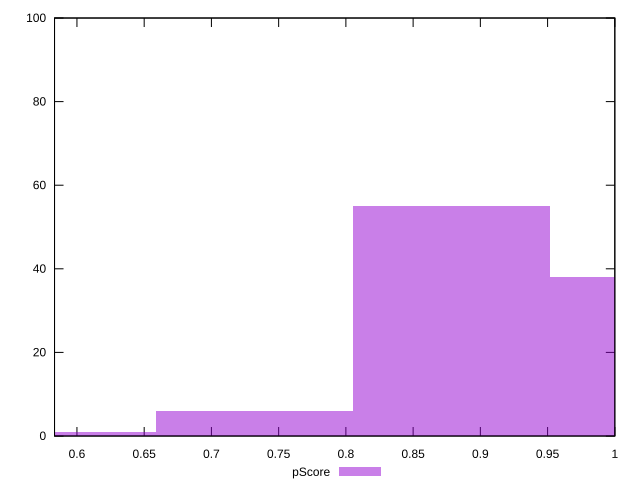

gnuplot code for this plot:
reset

$pScore <<EOF
0.5858329461463029 1
0.7322911826828786 6
1.0252076557560301 38
0.8787494192194543 55
EOF

set key outside below
set boxwidth 0.14645823653657572
set xrange [0.5833333333333334:1]
set yrange [0:100]
set trange [0:100]
set style fill transparent solid 0.5 noborder
set terminal svg size 640, 490 enhanced background rgb 'white'
set output "report_00017_2021-02-10T15-08-03.406Z/unused-css-rules/samples/pages/pScore/histogram.svg"

plot $pScore title "pScore" with boxes

reset
